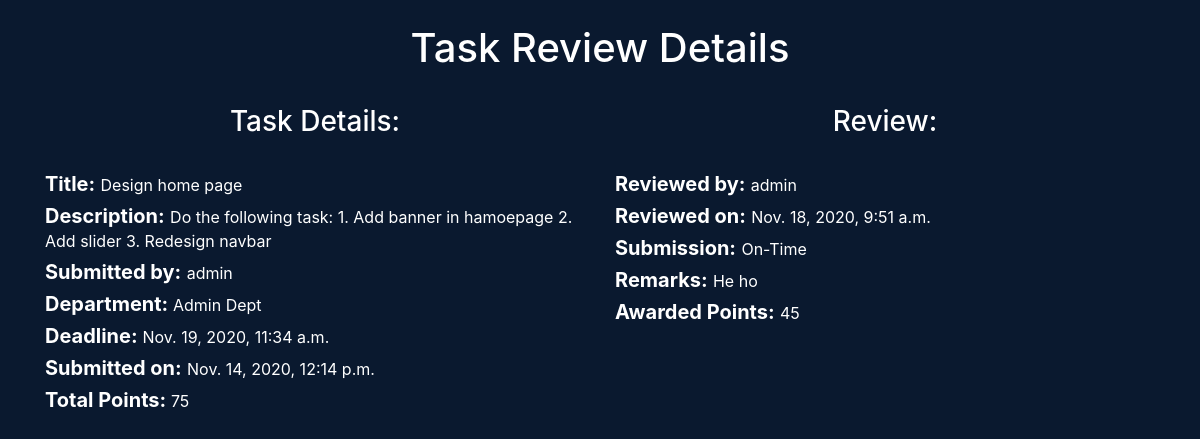
Page /task-review-details/1 on the committed database.
### createMode/models.py (models this page shows, shortened)
class TaskReview(models.Model):
	task = models.ForeignKey(Task, on_delete=models.CASCADE)
	submitted_by = models.ForeignKey(User, on_delete=models.CASCADE, related_name='submitted_by_user')
	submitted_on = models.DateTimeField(auto_now_add=True)
	reviewed_by = models.ForeignKey(User, on_delete=models.SET_NULL, blank=True, null=True, related_name='reviewed_by_user')
	reviewed_on = models.DateTimeField(auto_now=True)
	remarks = models.TextField(blank=True, null=True)
	awarded_points = models.PositiveIntegerField(validators=[MinValueValidator(10), MaxValueValidator(100)],blank=True, null=True)
	submission = models.CharField(max_length=25, choices=submission_choices, blank=True, null=True)

class Task(models.Model):
	title = models.CharField(max_length=240)
	description = models.TextField()
	total_points = models.PositiveIntegerField(validators=[MinValueValidator(10), MaxValueValidator(100)])
	department = models.ForeignKey(Department, on_delete=models.CASCADE)
	deadline = models.DateTimeField()
	assigned_to = models.ForeignKey(User, on_delete=models.SET_NULL, blank=True, null=True, related_name='assigned_to_user')
	created_by = models.ForeignKey(User, on_delete=models.SET_NULL, blank=True, null=True, related_name='created_by_user')
	created_at = models.DateTimeField(auto_now_add=True)
	submitted = models.BooleanField(default=False)
	reviewed = models.BooleanField(default=False)
	review_id = models.PositiveIntegerField(blank=True, null=True)
	is_accepted = models.BooleanField(default=False)
	is_rejected = models.BooleanField(default=False)

### core/models.py (models this page shows)
class Department(models.Model):
	name = models.CharField(max_length=60)
	description = models.CharField(max_length=264)
	def __str__(self):
		return self.name

### core/views.py (the view)
# urls.py: path('task-review-details/<int:pk>', TaskReviewDeailView.as_view(), name='task-review-details'),
class TaskReviewDeailView(DetailView, LoginRequiredMixin):
	model = TaskReview
	template_name = 'core/review_details.html'
	context_object_name = 'review'

### core/context_processors.py (called while the page is built)
def check_authorization(request):
	if request.user.is_superuser:
		user_is_admin = True
	else:
		user_is_admin = False
	if request.user.is_authenticated:
		user_is_authenticated = True
		jobinfo = EmployeeJobInfo.objects.filter(user = request.user)[0]
		if jobinfo and jobinfo.isManager == True:
			user_is_manager = True
		else:
			user_is_manager = False
	else:
		user_is_authenticated = False
		user_is_manager = False
	return {
		'user_is_authenticated' : user_is_authenticated,
		'user_is_admin': user_is_admin,
		'user_is_manager' : user_is_manager,
	}

### core/templates/core/review_details.html (shortened to what this page needs)
{% extends 'core/base.html' %}
{% block content %}
	<div class="container">
		<h1>Task Review Details</h1>
		<div class="row">
			<div class="col">
				<h3>Task Details:</h3>
				<h5><strong>Title:</strong> <small>{{ review.task.title }}</small></h5>
				<h5> <strong>Description:</strong>  <small>{{ review.task.description }}</small></h5>
				<h5><strong>Submitted by:</strong> <small>{{ review.submitted_by.username }}</small></h5>
				<h5><strong>Department: </strong><small>{{ review.task.department }}</small></h5>
				<h5><strong>Deadline: </strong> <small>{{ review.task.deadline }}</small></h5>
				<h5><strong>Submitted on:</strong> <small>{{ review.submitted_on }}</small></h5>
				<h5><strong>Total Points: </strong> <small>{{ review.task.total_points }}</small></h5>
			</div>
			<div class="col">
				<h3>Review:</h3>
				<h5><strong>Reviewed by:</strong> <small>{{ review.reviewed_by }}</small></h5>
				<h5><strong>Reviewed on:</strong> <small>{{ review.reviewed_on }}</small></h5>
				<h5><strong>Submission:</strong> <small>{{ review.submission }}</small></h5>
				<h5><strong>Remarks:</strong> <small>{{ review.remarks }}</small></h5>
				<h5><strong>Awarded Points:</strong> <small>{{ review.awarded_points }}</small></h5>
			</div>
		</div>
	</div>
{% endblock %}

### core/static/core/style.css (style rules this page uses)
html, body { background-color: #0a192f; color: rgb(204, 214, 246); }
h1, h2, h3, h4, h5 { color: white; }
h3 { padding: 25px 0px; }

### assignment/static/assignment/style.css (style rules this page uses)
h1,h3 { text-align: center; }

### rows in the picture
TaskReview: task "Design home page", task.description "Do the following task: 1. Add banner in hamoepage 2. Add slider 3. Redesign navbar", submitted_by.username "admin", task.department "Admin Dept", task.deadline "Nov. 19, 2020, 11:34 a.m.", submitted_on "Nov. 14, 2020, 12:14 p.m.", task.total_points "75", reviewed_by "admin", reviewed_on "Nov. 18, 2020, 9:51 a.m.", submission "On-Time", remarks "He ho", awarded_points "45"
